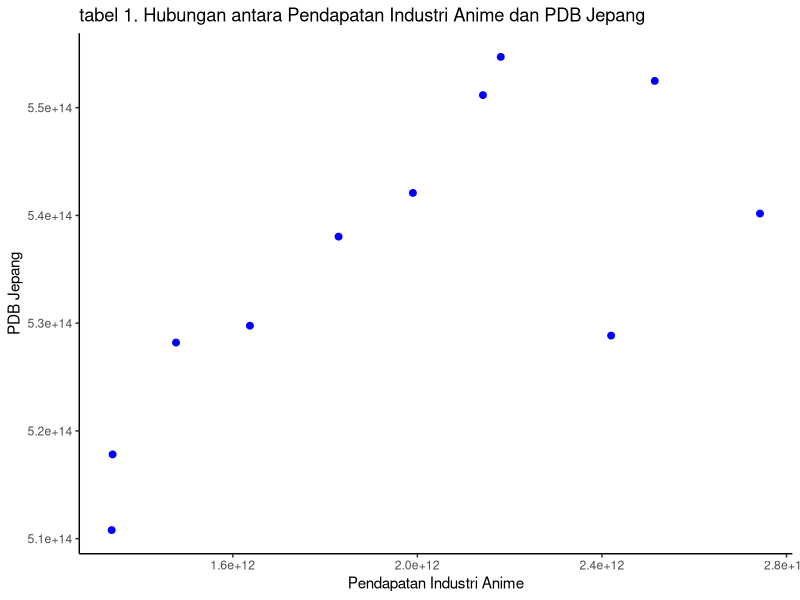
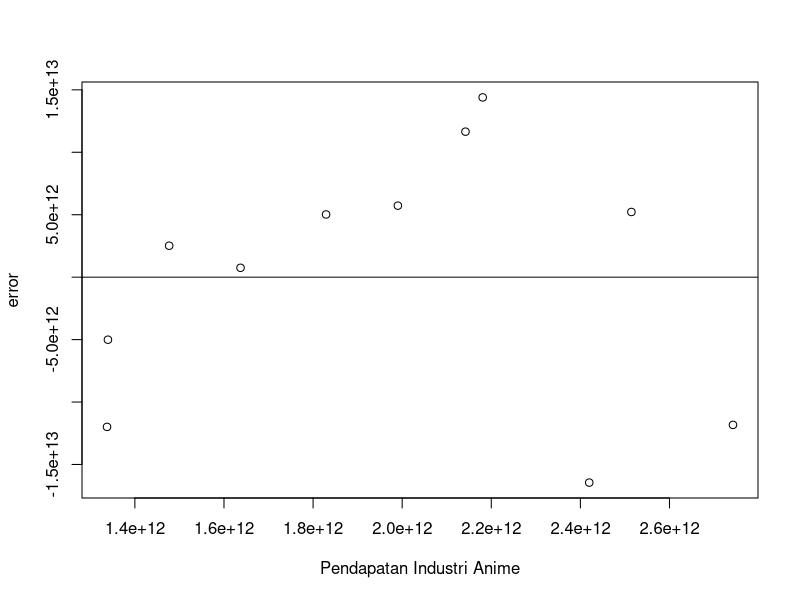
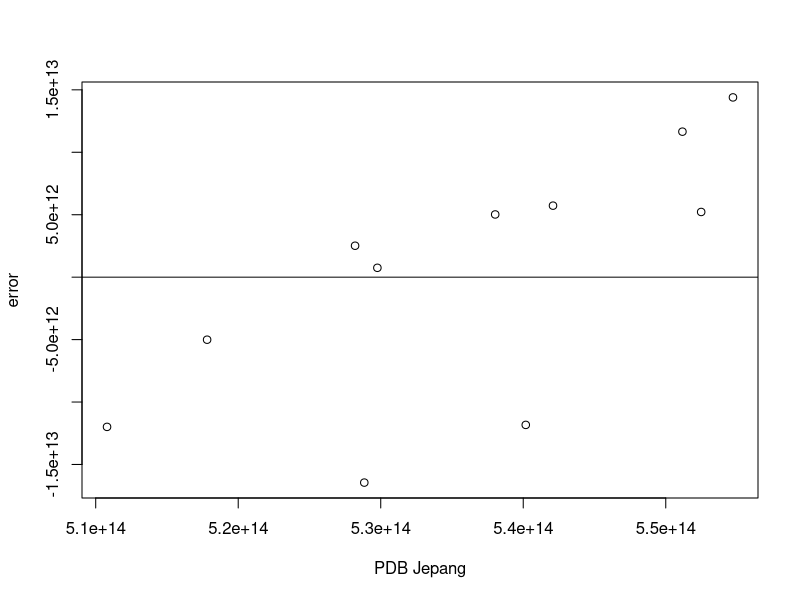

Recreate these plots in R, in order.
## ---- chunk 1
#| warning: false
#| echo: true
library(tidyverse)
library(readxl)
library(dplyr)
## ---- chunk 2
#import dataset
setwd("E:/Metopel UAS_2023")
library(readxl)
dat<-read_excel("latihan.xlsx")
head(dat)
## ---- chunk 3
library("ggplot2")
library("readxl")
library("dplyr")
ggplot(data=dat,aes(x=PIA,y=PDB))+
  geom_point(color="blue",size=2)+
     labs(title="tabel 1. Hubungan antara Pendapatan Industri Anime dan PDB Jepang",
          x="Pendapatan Industri Anime",
          y="PDB Jepang")+
     theme_classic()
## ---- chunk 4
setwd("E:/Metopel UAS_2023")
library(readxl)
dat<- read_excel("latihan.xlsx")
View(dat)
reg1<-lm(PDB~PIA,data = dat)
dat$u<-resid(reg1)
plot(dat$PIA,dat$u,xlab = "Pendapatan Industri Anime",ylab = "error")
abline(h=0)
## ---- chunk 5
library(readxl)
dat<- read_excel("latihan.xlsx")
View(dat)
reg1<-lm(PDB~PIA,data = dat)
dat$u<-resid(reg1)
plot(dat$PDB,dat$u,xlab = "PDB Jepang",ylab = "error")
abline(h=0)
## ---- chunk 6
reg1<-lm(PDB~PIA,data=dat)
summary(reg1)
